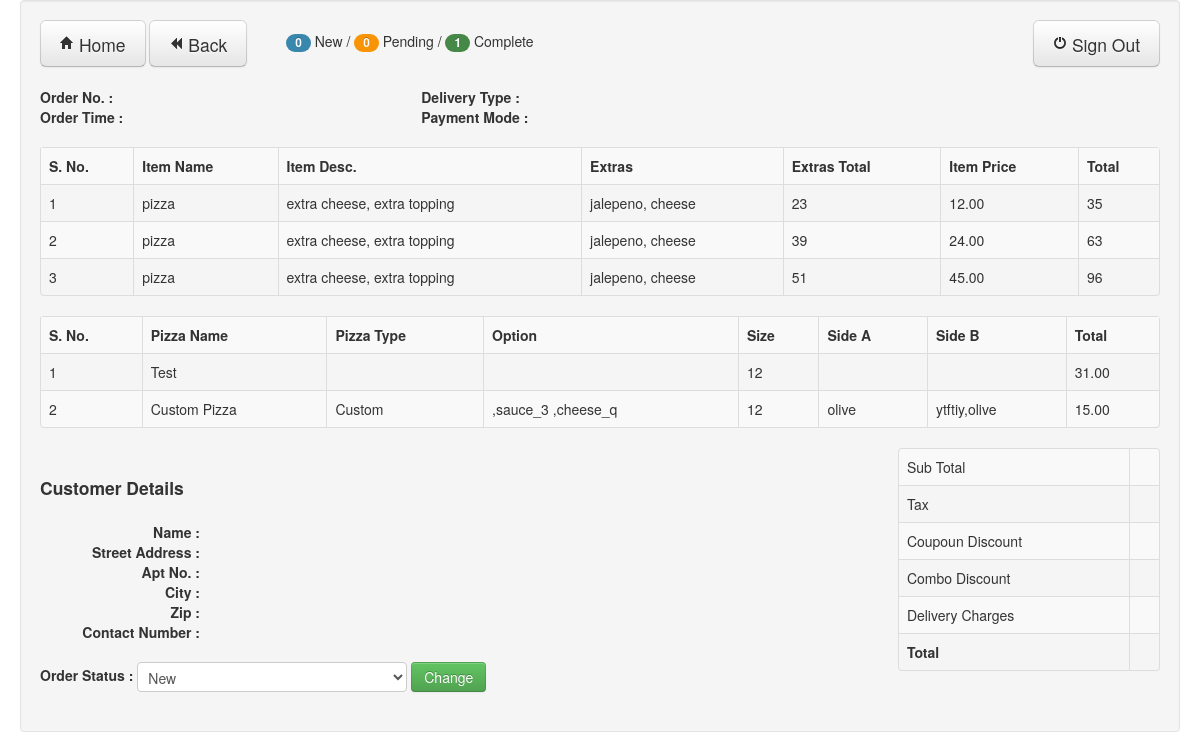
The page /orderDetails.php?url_mainorder_id=1827364&url_user_id=11&url_status_id=2 (signed in) on the database as committed earlier.
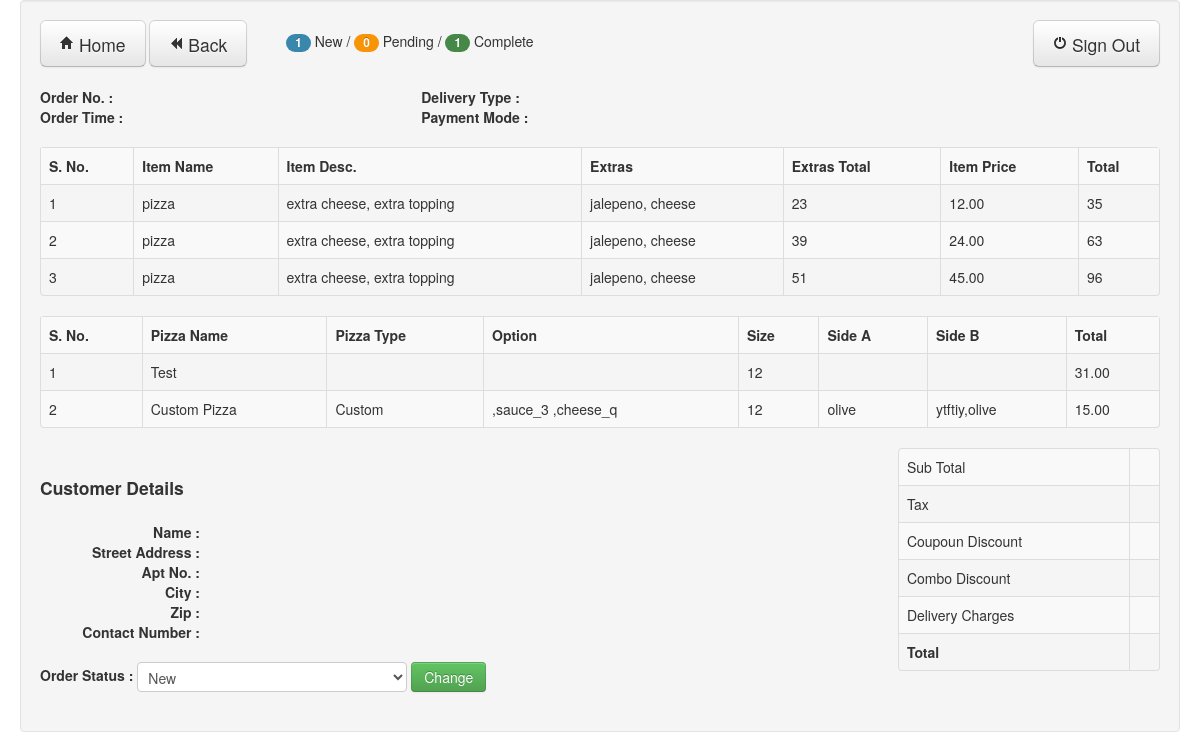
The same page on the database as committed later.
### tables this page shows
CREATE TABLE IF NOT EXISTS `order_updt_status` (
  `username` varchar(255) NOT NULL,
  `userid` int(11) NOT NULL,
  `status` varchar(255) NOT NULL,
  `update_status` varchar(20) NOT NULL DEFAULT 'New',
  `mainorder_id` int(11) DEFAULT NULL, 
  UNIQUE KEY (`userid`, `status`, `mainorder_id`)
);

### orderDetails.php (the view, shortened to what the changed rows need)
<?php require_once('Connections/online_order.php'); ?>
<?php
$logoutAction = $_SERVER['PHP_SELF']."?doLogout=true";
if ((isset($_SERVER['QUERY_STRING'])) && ($_SERVER['QUERY_STRING'] != "")){
  $logoutAction .="&". htmlentities($_SERVER['QUERY_STRING']);
}
?>
<?php
if (!function_exists("GetSQLValueString")) {
function GetSQLValueString($theValue, $theType, $theDefinedValue = "", $theNotDefinedValue = "")
{
  $theValue = function_exists("mysql_real_escape_string") ? mysql_real_escape_string($theValue) : mysql_escape_string($theValue);
  switch ($theType) {
    case "long":
    case "int":
      $theValue = ($theValue != "") ? intval($theValue) : "NULL";
      break;
  }
  return $theValue;
}
}
$colname_rsUserInfo = "-1";
if (isset($_GET['url_user_id'])) {
  $colname_rsUserInfo = $_GET['url_user_id'];
}
$colname_rsOrderDetails = "-1";
if (isset($_GET['url_mainorder_id'])) {
  $colname_rsOrderDetails = $_GET['url_mainorder_id'];
}
$colname_Status = "-1";
if (isset($_GET['url_status_id'])) {
  $colname_Status = $_GET['url_status_id'];
}
$query_rsOrderStatus = sprintf("SELECT * FROM order_updt_status WHERE status = '%s' AND userid=%s AND mainorder_id = %s",$colname_Status,GetSQLValueString($colname_rsUserInfo, "int"),GetSQLValueString($colname_rsOrderDetails, "int"));
$rsOrderStatus = mysql_query($query_rsOrderStatus, $online_order) or die(mysql_error());
$row_orderStatus = mysql_fetch_assoc($rsOrderStatus);
$update_status = $row_orderStatus['update_status'];
$query_newOrder = sprintf("SELECT * FROM order_updt_status WHERE update_status = 'New' AND status='$colname_Status' AND userid = %s",GetSQLValueString($colname_rsUserInfo, "int") );
$query_pendingOrder = sprintf("SELECT * FROM order_updt_status WHERE update_status = 'Pending' AND status='$colname_Status' AND userid = %s",GetSQLValueString($colname_rsUserInfo, "int") );
$query_completeOrder = sprintf("SELECT * FROM order_updt_status WHERE update_status = 'Complete' AND status='$colname_Status' AND userid = %s",GetSQLValueString($colname_rsUserInfo, "int") );
$count_newOrder = mysql_query($query_newOrder, $online_order) or die(mysql_error());
$count_pendingOrder = mysql_query($query_pendingOrder, $online_order) or die(mysql_error());
$count_completeOrder = mysql_query($query_completeOrder, $online_order) or die(mysql_error());
$totalRows_newOrder = mysql_num_rows($count_newOrder);
$totalRows_pendingOrder = mysql_num_rows($count_pendingOrder);
$totalRows_completeOrder = mysql_num_rows($count_completeOrder);
?>
<!DOCTYPE html>
<html>
<head>
  <link href="css/bootstrap.min.css" rel="stylesheet" media="screen">
    </head>
    <body>
      <div class="container-fluid">
        <div class="row-fluid">
          <div class="well">
            <div class="row-fluid">
              <a href="viewOrder.php" class="btn btn-large" type="button"><i class="icon-home"> </i> Home</a>
       <a href="viewOrder.php" class="btn btn-large" type="button"><i class="icon-backward"> </i> Back</a>
         <span class="badge badge-info"><?php echo $totalRows_newOrder; ?></span> New /
         <span class="badge badge-warning"><?php echo $totalRows_pendingOrder; ?></span> Pending /
         <span class="badge badge-success"><?php echo $totalRows_completeOrder; ?></span> Complete
        <a href="<?php echo $logoutAction ?>">
               <button class="btn btn-large pull-right" type="button"><i class="icon-off"> </i> Sign Out</button>
              </a>
             </div>
          <br>
          <br>
          <table class="table table-striped table-bordered">
            <tr>
              <th>S. No.</th>
              <th>Item Name</th>
              <th>Item Desc.</th>
              <th>Extras</th>
              <th>Extras Total</th>
              <th>Item Price</th>
              <th>Total</th>
            </tr>
          </table>
                      <table class="table table-striped table-bordered">
              <tr>
              <th>S. No.</th>
                <th>Pizza Name</th>
                <th>Pizza Type</th>
                <th>Option</th>
                <th>Size</th>
                <th>Side A</th>
                <th>Side B</th>
                <th>Total</th>
              </tr>
            </table>
<div class="row-fluid">
<div class="span8">
          <br>
<form class="form-inline" method="adminOrderDetails.php">
<fieldset>
  <label class="control-label"><strong>Order Status : </strong></label>
    <select id="orderStatus" name="orderStatus" class="input-xlarge">
      <option value="New" <?php if($update_status == 'New') echo "selected"; ?>>New</option>
    </select>
<input id="orderChange" name="orderChange" class="btn btn-success" type="submit" value="Change">
</fieldset>
</form>
</div>
</div>
        </div>
      </div>
    </div>
  </body>
  </html>

Rows that differ between the two databases and show on the page:
added order_updt_status: orderStatus "New"
Other text that changed with them:
$totalRows_newOrder: "0" → "1"
form field orderStatus: "New" → (not shown)
